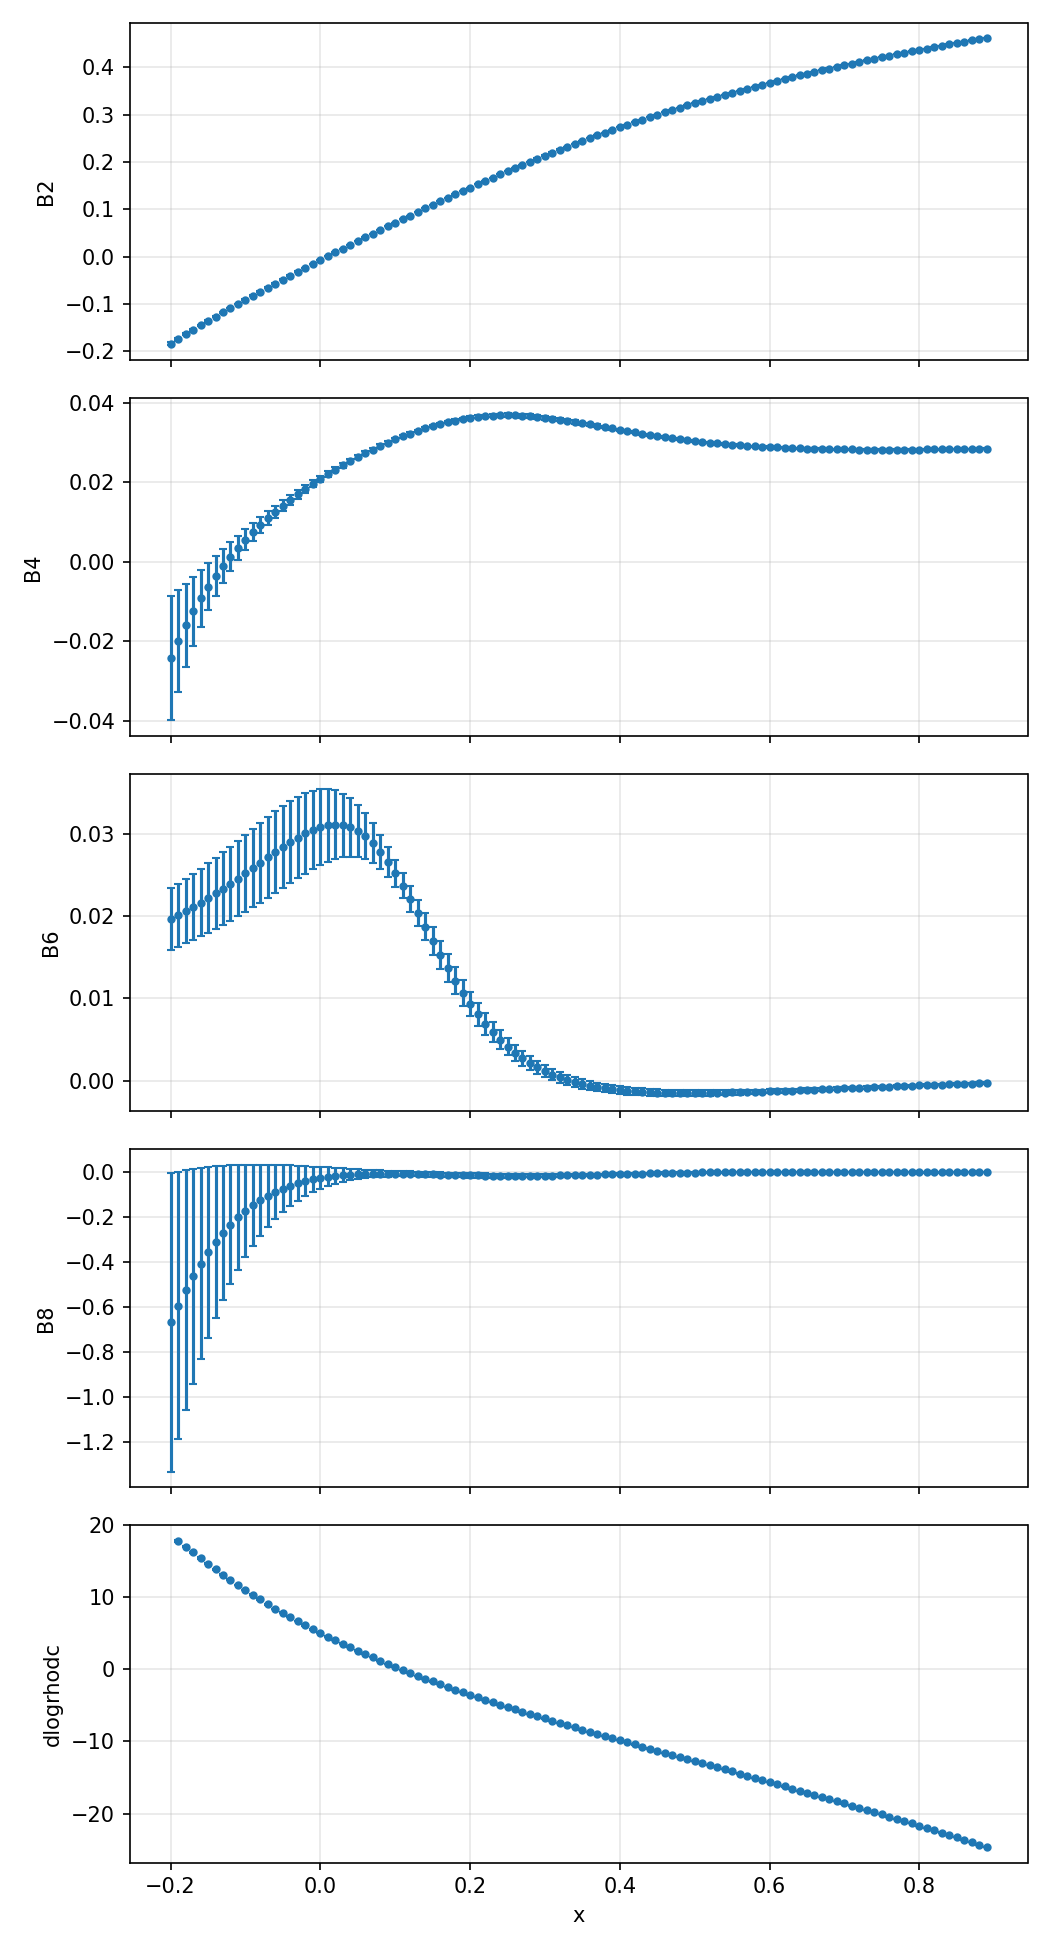

Reproduce this figure in Python.
"""Plot the central values (with errors) from the .fit files.

Each .fit file has one row per x value:
    column 1   = x
    column 2   = mean
    column 3   = error
    columns 4+ = jackknife samples (not plotted)
Header lines that do not start with a number (e.g. '# chisq ...' or
'c Mean Err Jackknife') are skipped.
"""
from pathlib import Path

import numpy as np
import matplotlib.pyplot as plt

here = Path(__file__).parent


def load(path):
    """Read a .fit file, skipping any header line that does not start with a number."""
    def is_number(s):
        try:
            float(s)
            return True
        except ValueError:
            return False

    with open(path) as f:
        rows = [line.split() for line in f if line.split() and is_number(line.split()[0])]
    return np.array(rows, dtype=float)

files = ["B2.fit", "B4.fit", "B6.fit", "B8.fit", "dlogrhodc.fit"]

fig, axes = plt.subplots(len(files), 1, figsize=(7, 2.6 * len(files)), sharex=True)

for ax, name in zip(axes, files):
    # keep only x, mean, error -- the jackknife columns are not plotted
    x, mean, err = load(here / name)[:, :3].T
    ax.errorbar(x, mean, yerr=err, fmt="o", ms=3, capsize=2)
    ax.set_ylabel(Path(name).stem)
    ax.grid(alpha=0.3)

axes[-1].set_xlabel("x")
fig.tight_layout()
fig.savefig(here / "plot.png", dpi=150)
plt.show()
